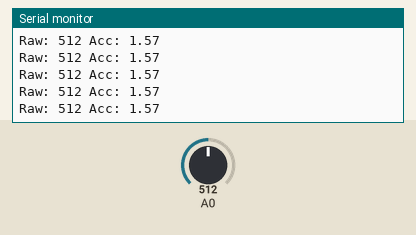
Recording of a program running on a simulated ESP8266 (NodeMCU). On the bench: the last lines printed to the serial monitor. Inputs (shaded band) come from the test bench; at power-on: A0 = 512. EEPROM starts erased; no MQTT or app messages arrive unless stated.

Above: at 2.7 s.
2.8 s: A0 set to 398
At 3.9 s:
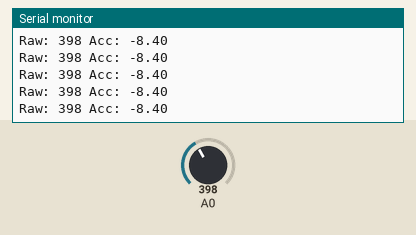
4.3 s: A0 set to 365
At 5.2 s:
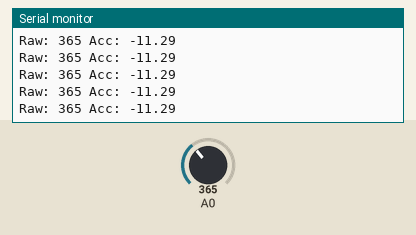
Timing chart, 0 to 6.1 s (numbered marks = the images above; inputs shaded):
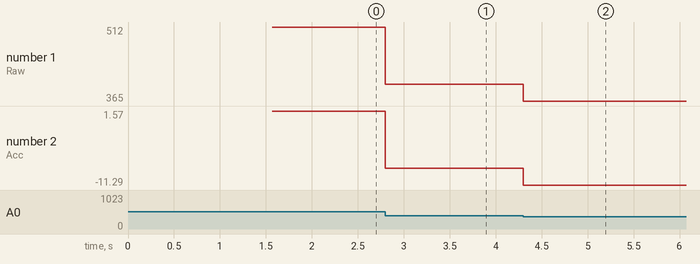

The program:

main.cpp
```cpp
/**
 *  Connects to an MQTT server and publishes accelerometer data
 *  as collected by the ADXL335B (GY-61)
 */

#include <WiFiConfig.h>
#ifdef ESP32
#include "WiFi.h"
#include <driver/adc.h>
#endif

/* Accelerometer calibration constants */
// Analog value for zero g i.e. tilted on perpendicular axis
const float ZERO_G = 494;
// Analog value for -g e.g. sensor facing up
const float Z_NEG_G = 606;
// Scale value
const float Z_SCALE = Z_NEG_G - ZERO_G;

#ifdef ESP8266
#define AXIS "z"
#endif

#ifdef ESP32
#define PIN_X 34
#define PIN_Y 35
#define PIN_Z 32
#define ANALOG_DELAY 10
#endif

WiFiConfig* wifiConfig;

void setup() {
    Serial.begin(115200);
#ifdef ESP32
    WiFi.mode(WIFI_MODE_NULL);
    btStop();
    pinMode(PIN_X, INPUT);
    pinMode(PIN_Y, INPUT);
    pinMode(PIN_Z, INPUT);
    analogSetWidth(10);
    analogSetSamples(10);
    analogSetAttenuation(ADC_11db);
#endif
    Serial.println("Starting WiFi Accelerometer (ADXL335) Program");
    wifiConfig = new WiFiConfig();
}

#ifdef ESP8266
String readESP8266() {
    int raw;
    float acc;

    raw = analogRead(A0);
    acc = (((float)raw - ZERO_G) / Z_SCALE) * 9.8;  // convert to m/s^2
    Serial.print("Raw: ");
    Serial.print(raw);
    Serial.print(" Acc: ");
    Serial.println(acc);

    String rawStr = String(raw);
    String aStr = String(acc, 2);
    String json = "{\"raw\":";
    json += rawStr;
    json += ", \"";
    json += AXIS;
    json += "\":" + aStr + "}";
    return json;
}
#endif

#ifdef ESP32
String readESP32() {
    int x, y, z;
    float ax, ay, az;

    x = analogRead(PIN_X);
    delay(ANALOG_DELAY);
    y = analogRead(PIN_Y);
    delay(ANALOG_DELAY);
    z = analogRead(PIN_Z);
    delay(ANALOG_DELAY);

    ax = (((float)x - ZERO_G) / Z_SCALE) * 9.8;
    ay = (((float)y - ZERO_G) / Z_SCALE) * 9.8;
    az = (((float)z - ZERO_G) / Z_SCALE) * 9.8;

    Serial.print("Raw X: ");
    Serial.print(x);
    Serial.print(" Y: ");
    Serial.print(y);
    Serial.print(" Z: ");
    Serial.println(z);

    // Serial.print("Acc X: ");
    // Serial.print(ax);
    // Serial.print(" Y: ");
    // Serial.print(ay);
    // Serial.print(" Z: ");
    // Serial.println(az);

    String xStr = String(ax, 2);
    String yStr = String(ay, 2);
    String zStr = String(az, 2);

    String json = "{\"x\":" + xStr + ",";
    json += "\"y\":" + yStr + ",";
    json += "\"z\":" + zStr + "}";
    return json;
}
#endif

void loop() {
    wifiConfig->check_connection();

#ifdef ESP8266
    String json = readESP8266();
#elif defined(ESP32)
    String json = readESP32();
#endif

    wifiConfig->client.publish(wifiConfig->mqtt_config->mqtt_topic,
                               json.c_str());
    wifiConfig->client.loop();

    delayMicroseconds(50);
}
```

Measured:
- after the input at 2.8 s, the serial monitor: prints a new line at once (image 1)
- after the input at 4.3 s, the serial monitor: prints a new line at once (image 2)
- plotted number 1: 512 → 398 after the input at 2.8 s, 398 → 365 after the input at 4.3 s
- plotted number 2: 1.57 → -8.4 after the input at 2.8 s, -8.4 → -11.29 after the input at 4.3 s
